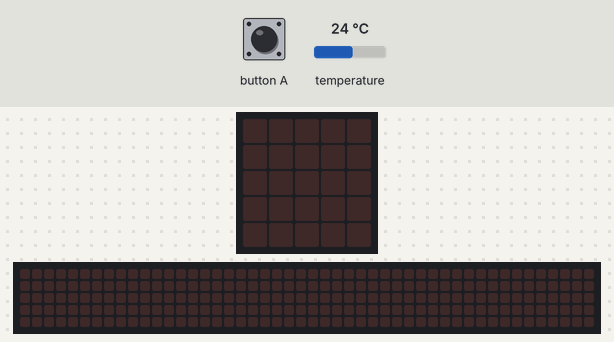
Bench run of a program on a simulated BBC micro:bit (MakeCode). On the bench: the board's 5×5 LED display, a strip that is not on the board, showing the scrolling text unrolled. Inputs (shaded band) come from the test bench; at power-on: temperature 24 °C. The 48×5 strip is a reading aid, not a part: it shows the text the display is scrolling, unrolled, one strip-width of it at a time.

Above: at 1.2 s.
1.3 s: button A pressed for 0.15 s
At 1.67 s:
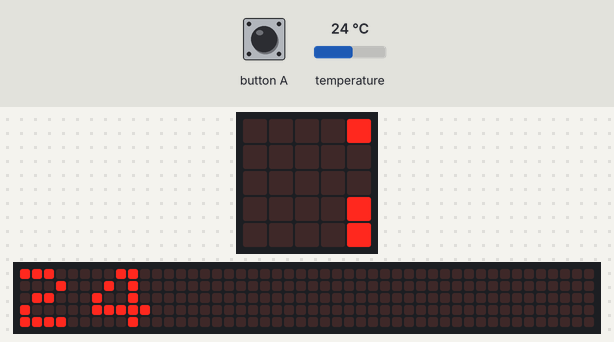
At 4.01 s:
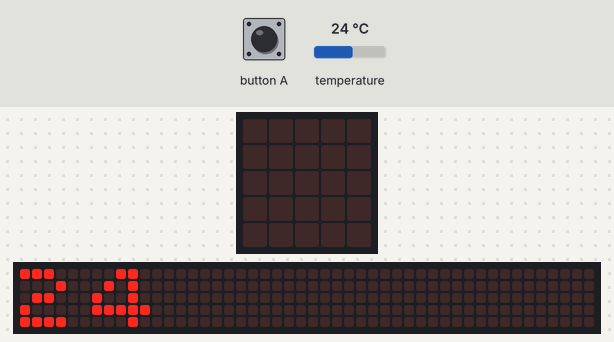
Timing chart, 0 to 5.5 s (numbered marks = the images above; inputs shaded):
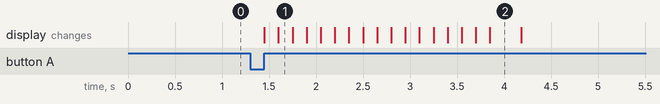

Measured:
- after the input at 1.3 s, the display: first changes after 0.15 s (image 1 shows a later state)

The program:

main.ts
```typescript
input.onButtonPressed(Button.A, function () {
    basic.showNumber(Agitazione)
})
input.onGesture(Gesture.Shake, function () {
    Agitazione += 1
})
let Agitazione = 0
Agitazione = input.temperature()
basic.forever(function () {
    while (Agitazione > input.temperature()) {
        Agitazione += -0.2
        basic.pause(1000)
    }
})
```

test.ts
```typescript
// i test vanno qui; questi non saranno compilati quando questo pacchetto viene usato come estensione.
```
